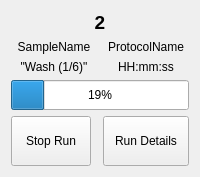
          <widget class="QWidget" name="S2Page1">
           <layout class="QGridLayout" name="gridLayout_35">
            <item row="0" column="0" colspan="2">
             <widget class="QLabel" name="casN_21">
              <property name="sizePolicy">
               <sizepolicy hsizetype="MinimumExpanding" vsizetype="Fixed">
                <horstretch>0</horstretch>
                <verstretch>0</verstretch>
               </sizepolicy>
              </property>
              <property name="font">
               <font>
                <pointsize>14</pointsize>
                <weight>75</weight>
                <bold>true</bold>
               </font>
              </property>
              <property name="text">
               <string>2</string>
              </property>
              <property name="alignment">
               <set>Qt::AlignCenter</set>
              </property>
             </widget>
            </item>
            <item row="1" column="0">
             <widget class="QLabel" name="sampName_2">
              <property name="sizePolicy">
               <sizepolicy hsizetype="MinimumExpanding" vsizetype="Fixed">
                <horstretch>0</horstretch>
                <verstretch>0</verstretch>
               </sizepolicy>
              </property>
              <property name="text">
               <string>SampleName</string>
              </property>
              <property name="alignment">
               <set>Qt::AlignCenter</set>
              </property>
             </widget>
            </item>
            <item row="1" column="1">
             <widget class="QLabel" name="protName_2">
              <property name="sizePolicy">
               <sizepolicy hsizetype="MinimumExpanding" vsizetype="Fixed">
                <horstretch>0</horstretch>
                <verstretch>0</verstretch>
               </sizepolicy>
              </property>
              <property name="text">
               <string>ProtocolName</string>
              </property>
              <property name="alignment">
               <set>Qt::AlignCenter</set>
              </property>
             </widget>
            </item>
            <item row="3" column="0">
             <widget class="QLabel" name="stepLab_2">
              <property name="sizePolicy">
               <sizepolicy hsizetype="MinimumExpanding" vsizetype="Fixed">
                <horstretch>0</horstretch>
                <verstretch>0</verstretch>
               </sizepolicy>
              </property>
              <property name="text">
               <string>&quot;Wash (1/6)&quot;</string>
              </property>
              <property name="alignment">
               <set>Qt::AlignCenter</set>
              </property>
             </widget>
            </item>
            <item row="3" column="1">
             <widget class="QLabel" name="time_2">
              <property name="sizePolicy">
               <sizepolicy hsizetype="MinimumExpanding" vsizetype="Fixed">
                <horstretch>0</horstretch>
                <verstretch>0</verstretch>
               </sizepolicy>
              </property>
              <property name="text">
               <string>HH:mm:ss</string>
              </property>
              <property name="alignment">
               <set>Qt::AlignCenter</set>
              </property>
             </widget>
            </item>
            <item row="4" column="0" colspan="2">
             <widget class="QProgressBar" name="progressBar_2">
              <property name="enabled">
               <bool>true</bool>
              </property>
              <property name="sizePolicy">
               <sizepolicy hsizetype="MinimumExpanding" vsizetype="Fixed">
                <horstretch>0</horstretch>
                <verstretch>0</verstretch>
               </sizepolicy>
              </property>
              <property name="minimumSize">
               <size>
                <width>0</width>
                <height>30</height>
               </size>
              </property>
              <property name="value">
               <number>19</number>
              </property>
              <property name="textVisible">
               <bool>true</bool>
              </property>
              <property name="format">
               <string>%p%</string>
              </property>
             </widget>
            </item>
            <item row="5" column="0">
             <widget class="QPushButton" name="stopB_2">
              <property name="sizePolicy">
               <sizepolicy hsizetype="Fixed" vsizetype="Fixed">
                <horstretch>0</horstretch>
                <verstretch>0</verstretch>
               </sizepolicy>
              </property>
              <property name="minimumSize">
               <size>
                <width>50</width>
                <height>50</height>
               </size>
              </property>
              <property name="text">
               <string>Stop Run</string>
              </property>
             </widget>
            </item>
            <item row="5" column="1">
             <widget class="QPushButton" name="runDetB_2">
              <property name="sizePolicy">
               <sizepolicy hsizetype="MinimumExpanding" vsizetype="Fixed">
                <horstretch>0</horstretch>
                <verstretch>0</verstretch>
               </sizepolicy>
              </property>
              <property name="minimumSize">
               <size>
                <width>0</width>
                <height>50</height>
               </size>
              </property>
              <property name="text">
               <string>Run Details</string>
              </property>
              <property name="autoDefault">
               <bool>false</bool>
              </property>
              <property name="default">
               <bool>false</bool>
              </property>
              <property name="flat">
               <bool>false</bool>
              </property>
             </widget>
            </item>
           </layout>
          </widget>
